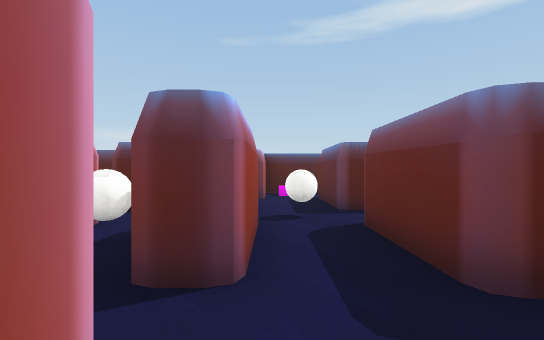
[1] (above)

24 first-person views from a walk through a 3-D level made in the Unity game engine. The camera is 1.4 m above the floor, looks level and sees 85° across. The floor is counted in squares, 2 m on a side. Each view is taken from the middle of a square. On the plan, view 1 faces up. The plan holds only what a view shows up to about 10 squares ahead; the rest is blank. The place goes on beyond the plan. Some surface patterns are stand-ins.

[2]
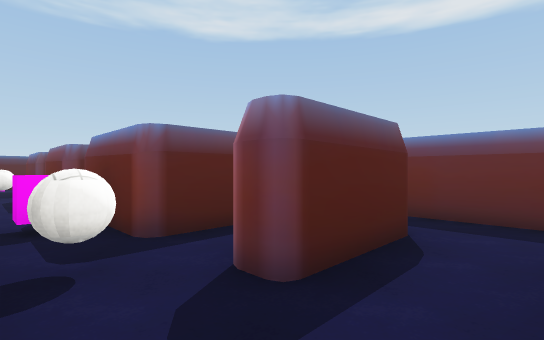

[3]
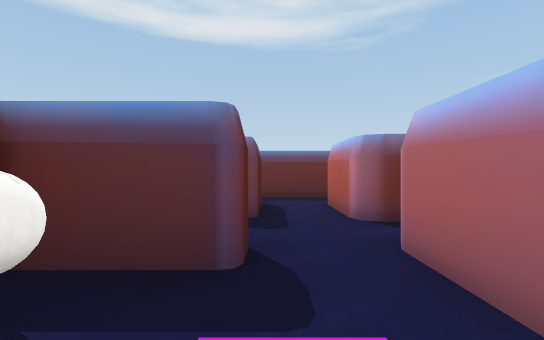

[4]
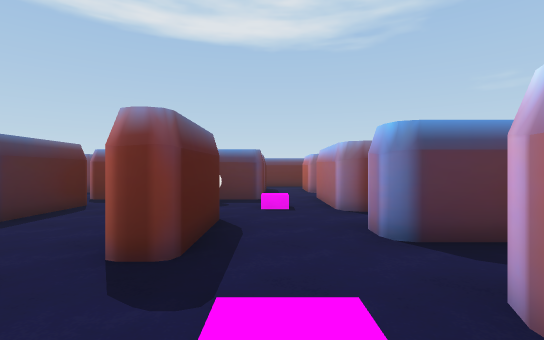

[5]
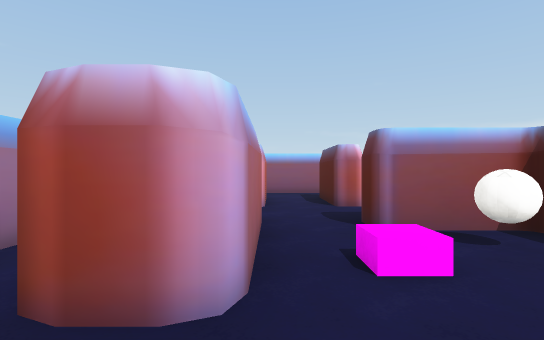

[6]
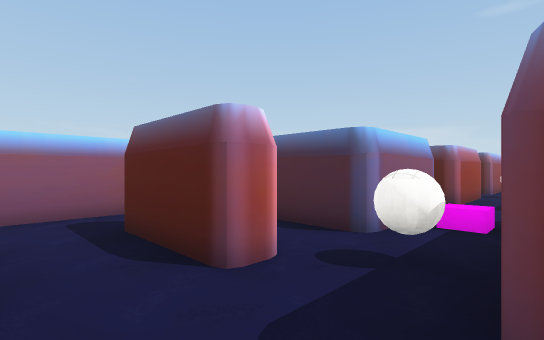

[7]
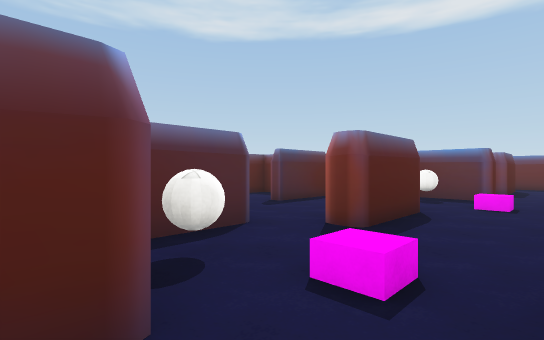

[8]
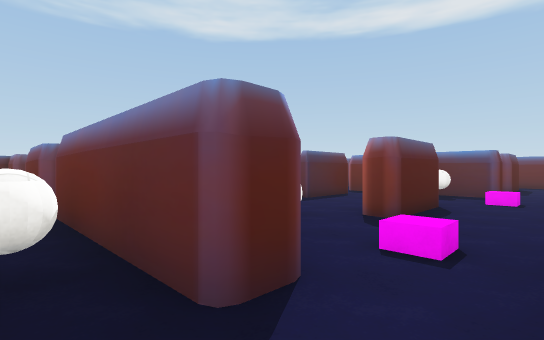

[9]
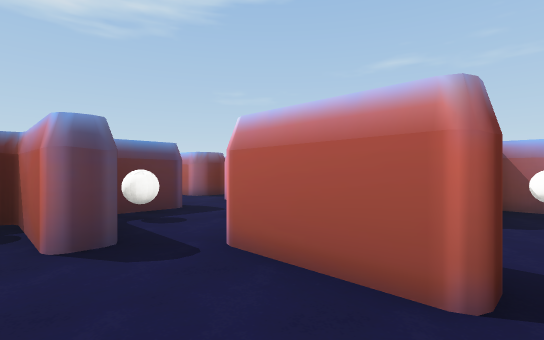

[10]
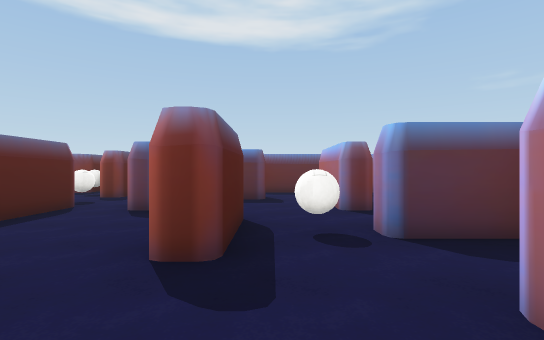

[11]
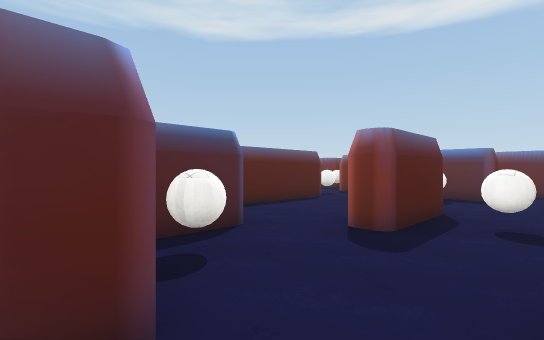

[12]
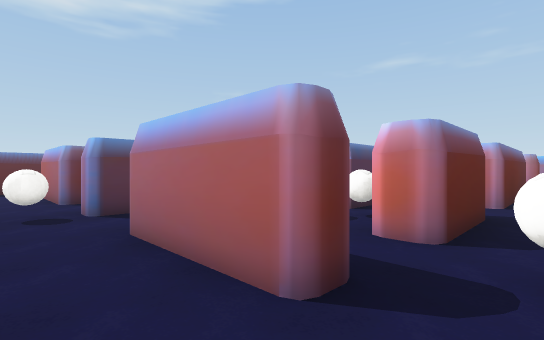

[13]
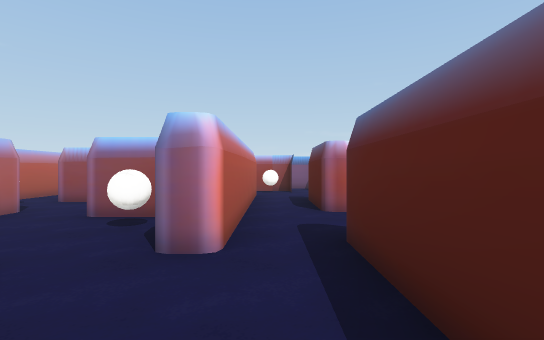

[14]
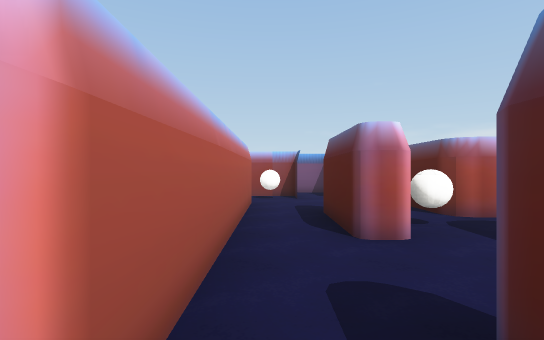

[15]
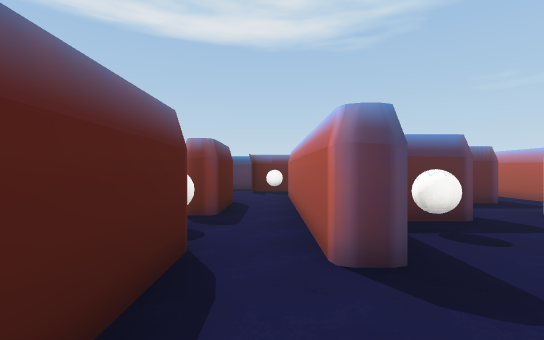

[16]
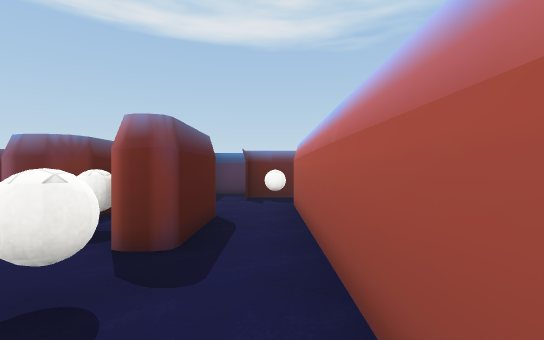

[17]
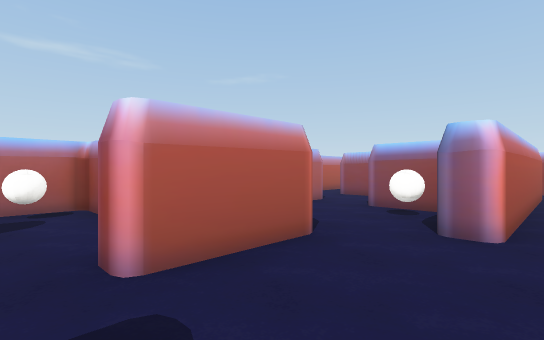

[18]
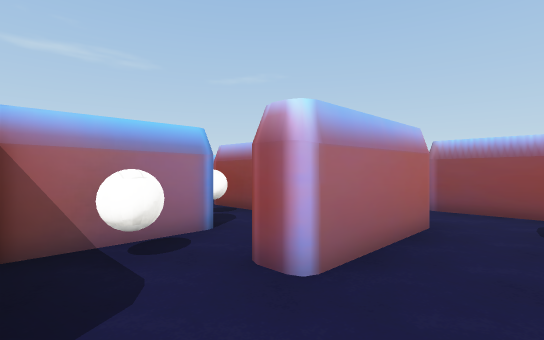

[19]
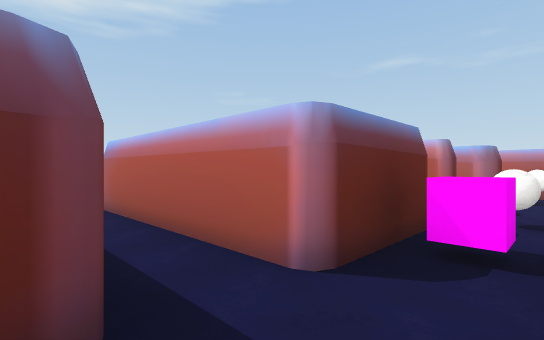

[20]
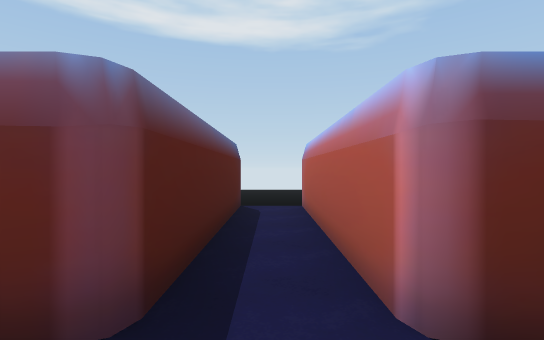

[21]
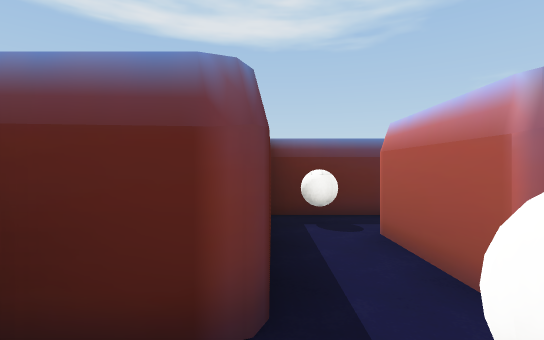

[22]
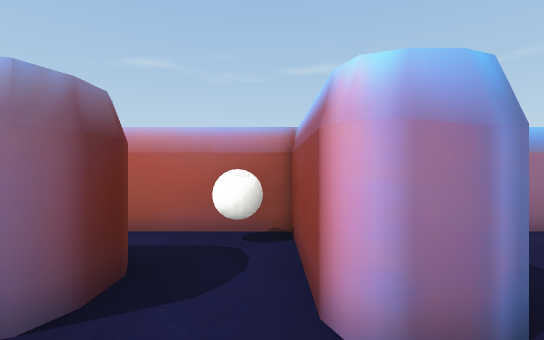

[23]
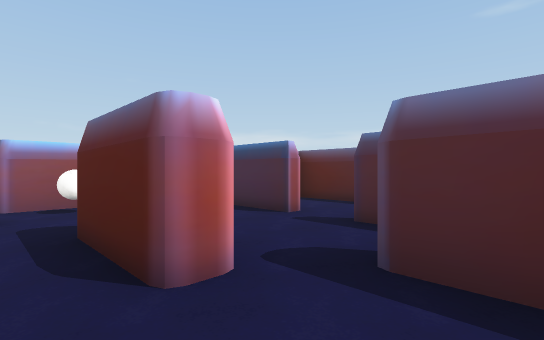

[24]
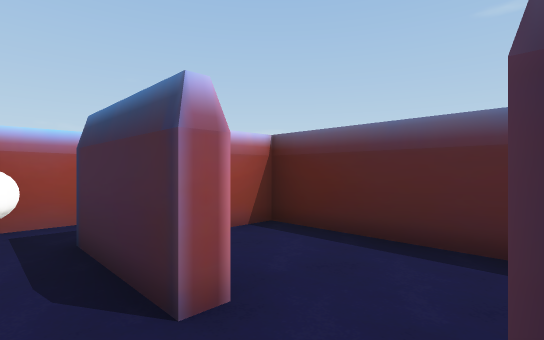

### Floor plan
Points are (right, up) in squares from view 1. A wall is a line through its corners. A room is listed if a view was taken in it or the views show most of it. See-through windows are left out.
Room 1 (views 1, 2, 3, 4, 5, 6, 7, 8, 9, 21, 22, 23, 24)
walls: (-4.9, -5.1) (-4.2, -5.1) (-4.2, -5.9); (-5.1, -6.4) (-5.1, -5.4); (-6.4, -2) (-7.7, -2); (-2.9, -1.4) (-0.9, -1.4) (-0.9, 0.3); (-4.2, -7.4) (-2.2, -7.4); (-2, -2) (-2.9, -2); (-5.2, -0.3) (-7.2, -0.3); (-8.4, -2.1) (-8.4, -3.8) (-9.2, -3.8) (-9.2, 0.4); (-0.9, -3.7) (-0.9, -2.1); (-7.9, -7.4) (-5.1, -7.4); (-2.1, -0.3) (-4.1, -0.3); (-8.4, 0) (-8.4, -0.9); (0.4, -7.4) (1.3, -7.4); (-10.5, 0.2) (-10.5, -2) (-12, -2); (2.4, -2) (1.2, -2) (1.2, 0.4); (-14, -3.3) (-14, -5.3); (4.6, -5.5) (4.6, -1.9)
low walls: (-9.6, -0.6) (-9.6, -1.1)
ways out: opening at (0.5, 0) to room 2; opening at (-5, 0) to room 3
objects: other object (-12, -6) to (-11, -6); other object (-12, -4) to (-11, -3); other object (-10, -3) to (-10, -2); other object (-9, -6) to (-7, -6); other object (-8, -3); other object (-8, -1); other object (-6, -7); other object (-5, -3) to (-4, -3); other object (-4, -7); other object (-3, -6) to (0, -6); other object (-2, -3); other object (0, -7) to (1, -7); other object (0, -3); other object (1, -6) to (3, -6); other object (2, -4) to (3, -3); other object (4, -3)
Room 2 (views 10, 11, 12, 13, 14, 15, 16, 17, 18, 19, 20)
walls: (-4.2, 4.7) (-4.2, 4) (-3.3, 4); (-5.1, 4.4) (-5.1, 5.6); (-2.9, 9) (-2.9, 9.6) (-1.4, 9.6); (-0.9, 7.3) (-0.9, 8.3); (-7, 4) (-5.1, 4); (-2.4, 10.7) (-7, 10.7); (-7.5, 9.6) (-6.5, 9.6) (-6.5, 9) (-7.7, 9); (-8.4, 8.5) (-8.4, 7.2) (-9, 7.2); (-7.2, 1.4) (-7.2, 2.2); (1.5, 4) (2.9, 4); (1.5, 9) (-0.2, 9); (-10.5, 3.7) (-10.5, 1.9); (1.2, 0.4) (5.9, 0.4); (-12.4, 4) (-11, 4); (5.8, 1.6) (1.2, 1.6) (1.2, 3.9)
ways out: opening at (0.5, 0) to room 1; opening at (-7, 10); opening at (-2, 10)
objects: other object (-12, 5) to (-11, 7); other object (-10, 4); other object (-9, 2) to (-8, 4); other object (-9, 5) to (-7, 5); other object (-8, 3); other object (-8, 8); other object (-6, 5); other object (-5, 6); other object (-5, 8) to (-4, 8); other object (-3, 5); other object (-2, 3) to (-1, 3); other object (-2, 5) to (-1, 5); other object (-2, 8); other object (-1, 2); other object (-1, 4); other object (0, 5); other object (2, 5) to (3, 7)
Room 3 (no view inside)
walls: (-2.4, 1.9) (-6.9, 1.9) (-6.9, 1.1)
ways out: opening at (-5, 0) to room 1

Positions as (right, up) in squares from view 1, and headings:
1: (0, 0), facing up
2: (0, -5), facing up-right
3: (-3, -4), facing right
4: (-8, -4), facing right
5: (-5, -5), facing left
6: (-9, -5), facing up-left
7: (-9, -5), facing up-right
8: (-10, -5), facing up-right
9: (-6, -1), facing down-right
10: (-8, 7), facing right
11: (-9, 6), facing up-right
12: (-10, 7), facing down-right
13: (-4, 10), facing left
14: (-6, 10), facing left
15: (-5, 10), facing right
16: (-3, 10), facing right
17: (-3, 10), facing down-left
18: (-5, 7), facing down-left
19: (0, 2), facing down-right
20: (0, 1), facing right
21: (0, -2), facing right
22: (-4, -4), facing down
23: (-2, -4), facing up-left
24: (-4, -1), facing up-left
